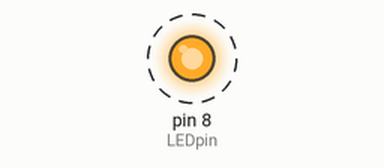
Recording of a sketch running on a simulated Arduino Uno, built with avr-gcc and run on an emulated ATmega328P. On the bench: output pins drawn as LEDs (lit = HIGH). Dashed ring = blinking.

Above: at 0.12 s.
Timing chart, 0 to 3.0 s (numbered marks = the images above):
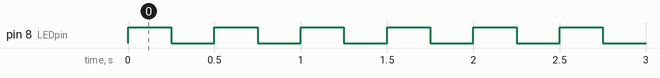

The sketch:

01.ino
```cpp
const int LEDpin = 8;
void setup () {
  pinMode (LEDpin, OUTPUT);
}
void loop () {
  digitalWrite (LEDpin, HIGH);
  delay (250);
  digitalWrite (LEDpin, LOW);
  delay (250);
}
```

Measured:
- by itself, pin 8 (LEDpin): alternates HIGH for 0.25 s and LOW for 0.25 s
